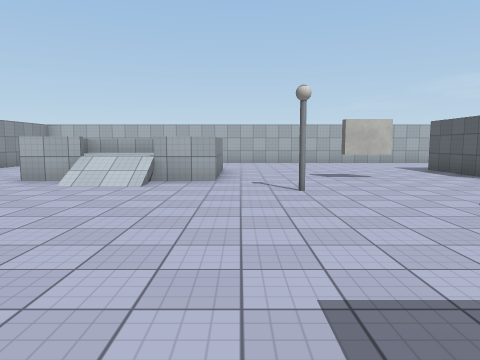
[1] (above)

17 first-person views from a walk through a 3-D level made in the Unity game engine. The camera is 1.5 m above the floor, tilts 6° down and sees 70° across. The floor is counted in squares, 2 m on a side. Each view is taken from the middle of a square. On the plan, view 1 faces up. The plan holds only what a view shows up to about 11 squares ahead; the rest is blank. The player is left out. Surface patterns are stand-ins for the level's own textures.

[2]
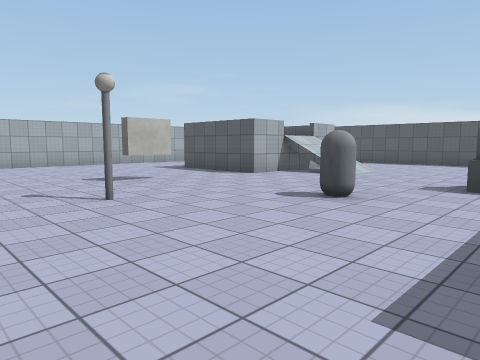

[3]
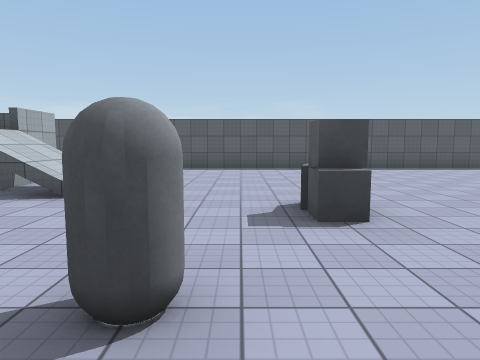

[4]
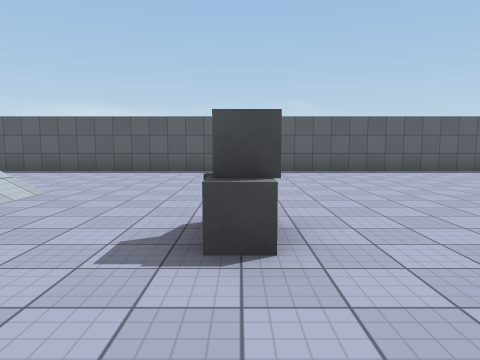

[5]
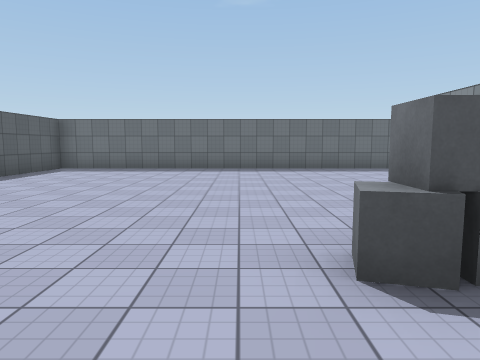

[6]
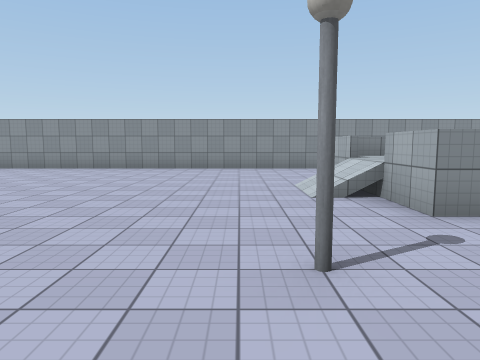

[7]
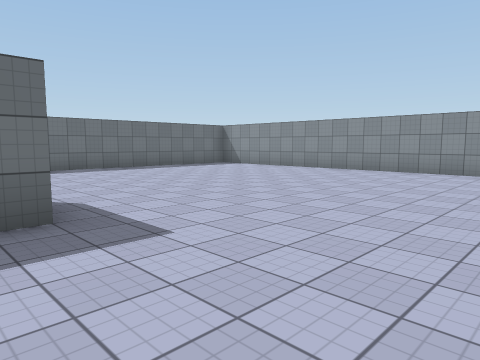

[8]
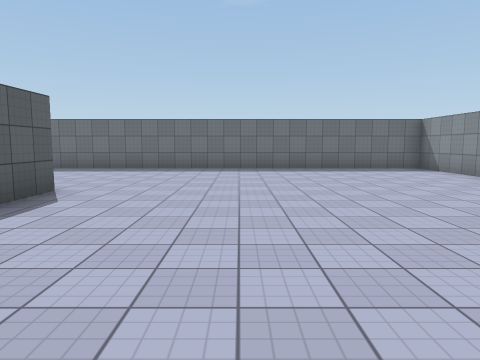

[9]
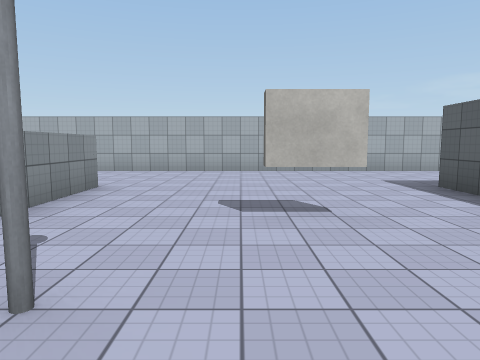

[10]
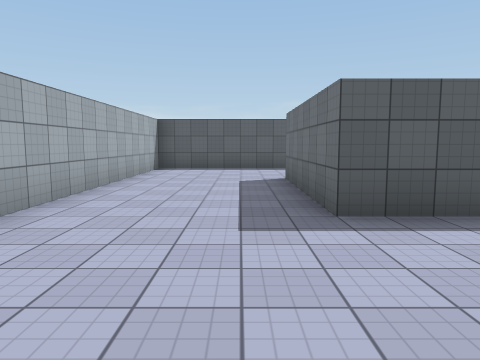

[11]
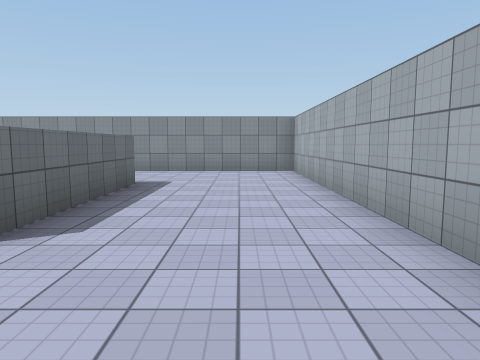

[12]
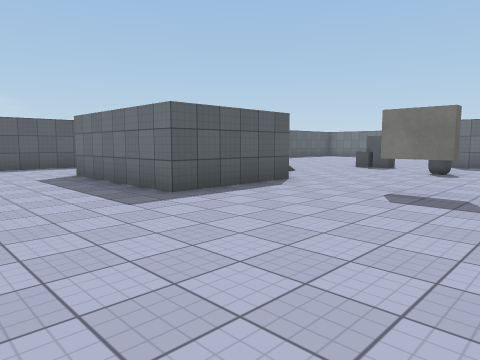

[13]
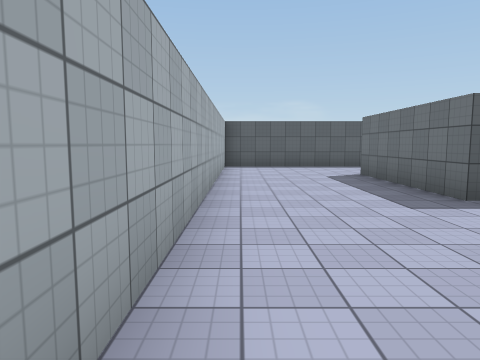

[14]
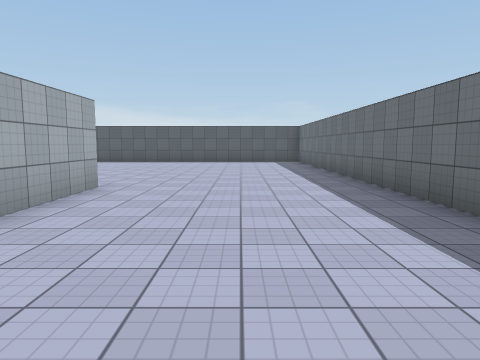

[15]
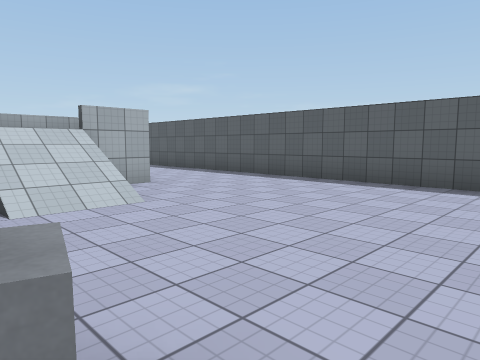

[16]
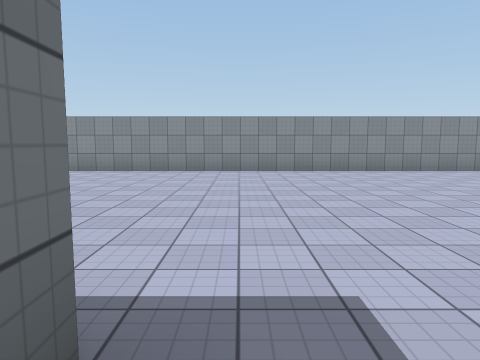

[17]
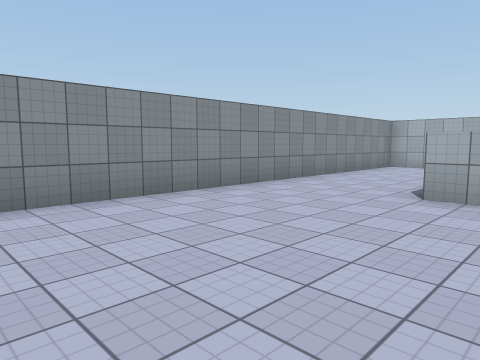

### Floor plan
Key: @ floor where view 1 was taken; # wall or solid block; . main floor; : floor 1 m higher than the main floor; / step, stairs or slope; = window, fence, low wall or low ledge; ^ raised ledge; O other object.
Columns run from 8 left of view 1 to 13 right of it. Each row starts with its distance up from view 1.
 14 ######################
 13 #....................#
 12 #....................#
 11 #....................#
 10 #...====......====...#
  9 #...::  ......     ..#
  8 #...::: ...#..    ...#
  7 #...^//^......=//=...#
  6 #....//..O.....//....#
  5 #..............//....#
  4 #..........OO........#
  3 #..........OO........#
  2 #............OO......#
  1 #....................#
  0 #.......@####........#
 -1 #........####........#
 -2 #....................#
 -3 #....................#
 -4 #....................#
 -5 #....................#
 -6 #....................#
 -7 ######################

Where each view was taken, in squares from view 1:
view 1: 0 up, 0 right, facing up
view 2: 1 up, 1 left, facing up-right
view 3: 3 up, 2 right, facing right
view 4: 2 up, 3 right, facing right
view 5: 4 up, 7 right, facing down
view 6: 5 up, 3 right, facing left
view 7: 4 up, 2 right, facing down-left
view 8: 4 up, 2 left, facing down
view 9: 4 up, 2 right, facing up
view 10: 11 up, 2 right, facing right
view 11: 12 up, 2 right, facing left
view 12: 13 up, 1 right, facing down-right
view 13: 13 up, 1 right, facing right
view 14: 4 down, 2 left, facing right
view 15: 1 up, 6 right, facing up-right
view 16: 1 up, 2 right, facing left
view 17: 2 up, 3 left, facing up-left
